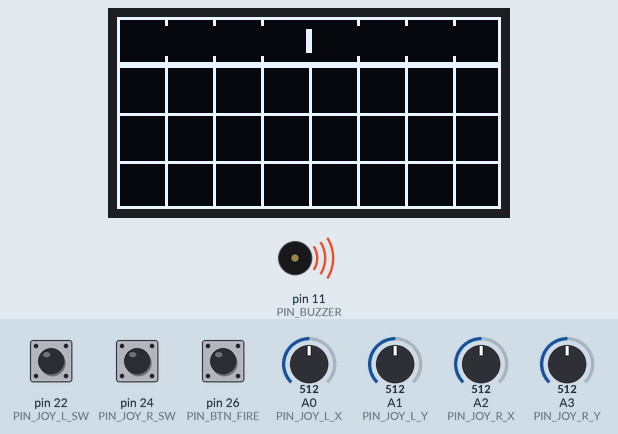
Bench run of a sketch on a simulated Arduino Mega 2560, built with avr-gcc and run on an emulated ATmega2560. Shown: 128×64 one-colour display, buzzer (waves = sounding). Wiring (inferred from the names in the program): SSD1306 OLED at I2C address 0x3D. The inputs (shaded band) are chosen by the test bench; at power-on: pin 26 (PIN_BTN_FIRE) HIGH, pin 22 (PIN_JOY_L_SW) HIGH, pin 24 (PIN_JOY_R_SW) HIGH, A0 (PIN_JOY_L_X) = 512, A1 (PIN_JOY_L_Y) = 512, A2 (PIN_JOY_R_X) = 512, A3 (PIN_JOY_R_Y) = 512. What the sketch prints to the serial monitor is not drawn.

Above: at 0.3 s.
At 1.9 s:
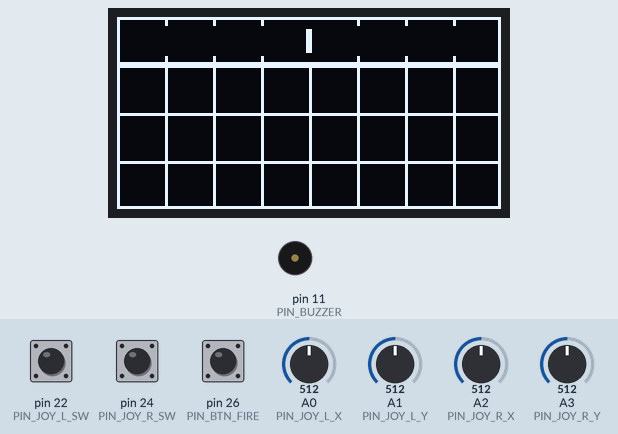
2.0 s: pin 26 (PIN_BTN_FIRE) pulled LOW for 0.15 s
At 3.2 s:
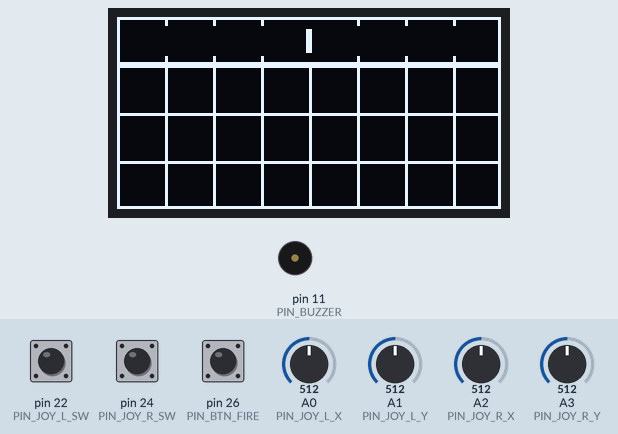
Timing chart, 0 to 5.0 s (numbered marks = the images above; inputs shaded):
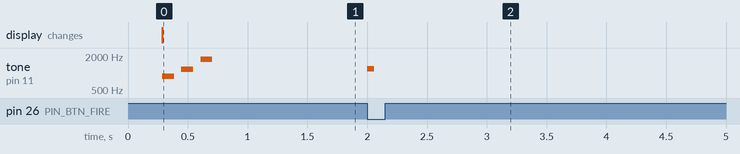

Measured:
- after the input at 2.0 s, tone on pin 11 (PIN_BUZZER): silent → 1200 Hz at once, → silent 0.06 s later

The sketch:

hardware-test.ino
```cpp
/*
 * doom-mega — Sketch de Diagnostico de Hardware (Arduino Mega 2560)
 *
 * Valida em bancada sem bibliotecas externas:
 *   1. Barramento I2C (SDA = D20, SCL = D21) via I2C Scanner
 *   2. Display OLED SSD1306 128x64 Dual-Color (16 px amarelo + 48 px azul)
 *   3. Buzzer passivo no pino D11 (Timer1 OC1A / PB5 no Mega 2560)
 *   4. 2x Joysticks KY-023 (A0/A1/D22 e A2/A3/D24) + Botao de tiro (D26)
 */

#include <Arduino.h>
#include <Wire.h>

// Pinagem oficial do contrato (espelhando doom-mega/pinout.h)
constexpr uint8_t PIN_JOY_L_X  = A0;
constexpr uint8_t PIN_JOY_L_Y  = A1;
constexpr uint8_t PIN_JOY_L_SW = 22;

constexpr uint8_t PIN_JOY_R_X  = A2;
constexpr uint8_t PIN_JOY_R_Y  = A3;
constexpr uint8_t PIN_JOY_R_SW = 24;

constexpr uint8_t PIN_BTN_FIRE = 26;
constexpr uint8_t PIN_BUZZER   = 11;

constexpr uint32_t PRINT_INTERVAL_MS = 200;
constexpr uint32_t DEBOUNCE_MS       = 30;

static uint32_t lastPrintTime = 0;
static bool     lastFirePressed = false;
static uint32_t lastFireChangeTime = 0;

static void oledSendCommandList(uint8_t addr, const uint8_t *cmds, uint8_t len) {
  Wire.beginTransmission(addr);
  Wire.write(0x00);
  for (uint8_t i = 0; i < len; i++) {
    Wire.write(cmds[i]);
  }
  Wire.endTransmission();
}

static void oledInit(uint8_t addr) {
  static const uint8_t initSeq1[] = {
    0xAE,       // Display OFF
    0xD5, 0x80, // Clock divide ratio
    0xA8, 0x3F, // Multiplex ratio (64 - 1)
    0xD3, 0x00, // Display offset = 0
    0x40,       // Start line = 0
    0x8D, 0x14, // Enable internal charge pump
    0x20, 0x00, // Horizontal addressing mode
    0xA1,       // Segment remap (col 127 mapped to SEG0)
    0xC8        // COM output scan direction (remapped)
  };
  static const uint8_t initSeq2[] = {
    0xDA, 0x12, // COM pins hardware config (128x64)
    0x81, 0xCF, // Contrast
    0xD9, 0xF1, // Pre-charge period
    0xDB, 0x40, // VCOMH deselect level
    0xA4,       // Resume to RAM content
    0xA6,       // Normal display (not inverted)
    0x2E,       // Deactivate scroll
    0xAF        // Display ON
  };

  oledSendCommandList(addr, initSeq1, sizeof(initSeq1));
  oledSendCommandList(addr, initSeq2, sizeof(initSeq2));
}

// Gera byte vertical (8 pixels) para (page 0..7, col 0..127):
//   - Pages 0..1 (y = 0..15, faixa AMARELA): borda externa + ticks + divisoria central
//   - Pages 2..7 (y = 16..63, faixa AZUL): retangulo externo + grade interna 16x16 px
static uint8_t makeTestByte(uint8_t page, uint8_t col) {
  if (page == 0) {
    // y = 0..7 (metade superior da faixa amarela)
    if (col == 0 || col == 127) return 0xFF;
    uint8_t b = 0x01; // Borda superior (y = 0)
    if (col == 63 || col == 64) b |= 0xF0; // Marcador central
    else if ((col % 16) == 0)   b |= 0x07; // Ticks superiores a cada 16 px
    return b;
  }

  if (page == 1) {
    // y = 8..15 (metade inferior da faixa amarela)
    if (col == 0 || col == 127) return 0xFF;
    uint8_t b = 0x80; // Borda inferior da faixa amarela (y = 15)
    if (col == 63 || col == 64) b |= 0x0F; // Marcador central
    else if ((col % 16) == 0)   b |= 0xE0; // Ticks inferiores a cada 16 px
    return b;
  }

  // Pages 2..7 -> y = 16..63 (faixa azul: 48 px = 6 paginas)
  if (col == 0 || col == 127) return 0xFF; // Bordas laterais do retangulo azul
  if ((col % 16) == 0)        return 0xFF; // Linhas verticais da grade (a cada 16 px)

  uint8_t b = 0x00;
  if (page == 2) b |= 0x01; // Borda superior da faixa azul (y = 16)
  if (page == 4) b |= 0x01; // Linha horizontal da grade (y = 32)
  if (page == 6) b |= 0x01; // Linha horizontal da grade (y = 48)
  if (page == 7) b |= 0x80; // Borda inferior da tela (y = 63)
  return b;
}

static void oledDrawDualColorPattern(uint8_t addr) {
  static const uint8_t addrWindow[] = {
    0x21, 0x00, 0x7F, // Column address: 0..127
    0x22, 0x00, 0x07  // Page address:   0..7
  };
  oledSendCommandList(addr, addrWindow, sizeof(addrWindow));

  // Envia 16 bytes por transacao Wire (seguro dentro do buffer de 32 bytes do Wire.h)
  for (uint8_t page = 0; page < 8; page++) {
    for (uint8_t colBase = 0; colBase < 128; colBase += 16) {
      Wire.beginTransmission(addr);
      Wire.write(0x40); // Control byte: Co = 0, D/C = 1 (GDDRAM data)
      for (uint8_t i = 0; i < 16; i++) {
        Wire.write(makeTestByte(page, colBase + i));
      }
      Wire.endTransmission();
    }
  }
}

static uint8_t scanI2C() {
  Serial.println(F("\n[1/3] Executando I2C Scanner nos pinos D20 (SDA) e D21 (SCL)..."));

  uint8_t foundCount = 0;
  uint8_t oledAddr = 0;

  for (uint8_t addr = 1; addr < 127; addr++) {
    Wire.beginTransmission(addr);
    uint8_t error = Wire.endTransmission();

    if (error == 0) {
      foundCount++;
      Serial.print(F("  -> Dispositivo I2C encontrado em 0x"));
      if (addr < 16) Serial.print('0');
      Serial.println(addr, HEX);

      if (addr == 0x3C || addr == 0x3D) {
        oledAddr = addr;
      }
    } else if (error == 4) {
      Serial.print(F("  -> Erro desconhecido no endereco 0x"));
      if (addr < 16) Serial.print('0');
      Serial.println(addr, HEX);
    }
  }

  if (foundCount == 0) {
    Serial.println(F("  [AVISO] Nenhum dispositivo I2C respondeu nos pinos D20 (SDA) / D21 (SCL)!"));
    Serial.println(F("          Verifique VCC (5V/3.3V), GND e se SDA/SCL estao em D20/D21 do Mega 2560."));
  } else if (oledAddr == 0) {
    Serial.println(F("  [AVISO] Nenhum OLED SSD1306 detectado em 0x3C ou 0x3D."));
  } else {
    Serial.print(F("  -> OLED SSD1306 detectado em 0x"));
    Serial.println(oledAddr, HEX);
  }

  return oledAddr;
}

static void buzzerStartupBeep() {
  Serial.println(F("[3/3] Testando buzzer passivo no pino D11 (3 bips)..."));
  const uint16_t freqs[3] = { 880, 1175, 1760 };
  for (uint8_t i = 0; i < 3; i++) {
    tone(PIN_BUZZER, freqs[i], 100);
    delay(160);
  }
  noTone(PIN_BUZZER);
  digitalWrite(PIN_BUZZER, LOW);
}

void setup() {
  Serial.begin(115200);
  delay(200);

  Serial.println(F("============================================================"));
  Serial.println(F("  doom-mega — Diagnostico de Hardware (Arduino Mega 2560)"));
  Serial.println(F("============================================================"));

  // Configuracao de entradas digitais e buzzer
  pinMode(PIN_JOY_L_SW, INPUT_PULLUP);
  pinMode(PIN_JOY_R_SW, INPUT_PULLUP);
  pinMode(PIN_BTN_FIRE, INPUT_PULLUP);
  pinMode(PIN_BUZZER, OUTPUT);
  digitalWrite(PIN_BUZZER, LOW);

  // 1) I2C Scanner
  Wire.begin();
  Wire.setClock(100000UL);
  uint8_t oledAddr = scanI2C();

  // 2) Teste visual do SSD1306 Dual-Color
  if (oledAddr != 0) {
    Serial.println(F("[2/3] Inicializando SSD1306 via Wire e desenhando padrao dual-color..."));
    Wire.setClock(400000UL);
    oledInit(oledAddr);
    oledDrawDualColorPattern(oledAddr);
    Serial.println(F("  -> Padrao desenhado: borda amarela (y=0..15) + grade azul (y=16..63)."));
  } else {
    Serial.println(F("[2/3] Pulando inicializacao do OLED (endereco 0x3C/0x3D nao encontrado)."));
  }

  // 3) Teste de audio no D11
  buzzerStartupBeep();

  Serial.println(F("\nIniciando leitura continua dos controles (a cada 200 ms):"));
  Serial.println(F("  (Botoes em INPUT_PULLUP: 1 = solto, 0 = pressionado; BTN_FIRE gera bip)\n"));
}

void loop() {
  uint32_t now = millis();

  // Monitora BTN_FIRE (D26) com debounce simples para gerar bip curto ao pressionar
  bool firePressed = (digitalRead(PIN_BTN_FIRE) == LOW);
  if (firePressed != lastFirePressed && (now - lastFireChangeTime) >= DEBOUNCE_MS) {
    lastFireChangeTime = now;
    lastFirePressed = firePressed;
    if (firePressed) {
      tone(PIN_BUZZER, 1200, 60);
    }
  }

  // Impressao periodica dos 2 joysticks + botao de tiro
  if (now - lastPrintTime >= PRINT_INTERVAL_MS) {
    lastPrintTime = now;

    int l_x = analogRead(PIN_JOY_L_X);
    int l_y = analogRead(PIN_JOY_L_Y);
    int l_sw = digitalRead(PIN_JOY_L_SW);

    int r_x = analogRead(PIN_JOY_R_X);
    int r_y = analogRead(PIN_JOY_R_Y);
    int r_sw = digitalRead(PIN_JOY_R_SW);

    int btn_fire = digitalRead(PIN_BTN_FIRE);

    Serial.print(F("L_X: "));       Serial.print(l_x);
    Serial.print(F(" | L_Y: "));    Serial.print(l_y);
    Serial.print(F(" | L_SW: "));   Serial.print(l_sw);
    Serial.print(F(" || R_X: "));   Serial.print(r_x);
    Serial.print(F(" | R_Y: "));    Serial.print(r_y);
    Serial.print(F(" | R_SW: "));   Serial.print(r_sw);
    Serial.print(F(" || BTN_FIRE: "));
    Serial.println(btn_fire);
  }
}
```
